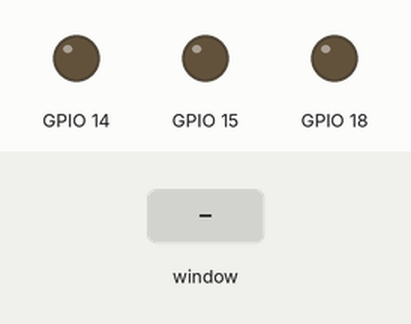
Recording of a program running on a simulated Raspberry Pi (BCM pin numbers). On the bench: output pins drawn as LEDs (lit = HIGH). Inputs (shaded band) come from the test bench. The desktop window is not drawn, its controls go by their first labels and the mouse button is held 0.15 s. At 5.8 s the program stops and its outputs stay as they are.

Above: at 1.2 s.
1.3 s: control labelled "red" in the window clicked
At 2.5 s:
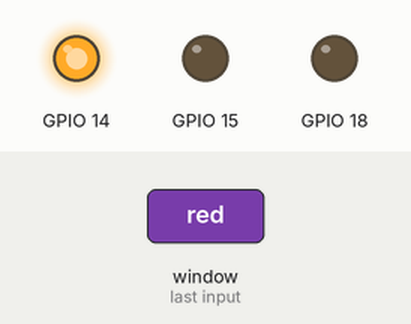
2.8 s: control labelled "green" in the window clicked
At 3.6 s:
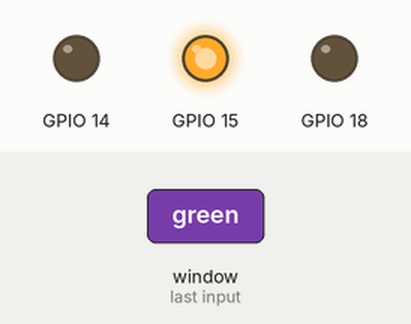
4.3 s: control labelled "blue" in the window clicked
At 4.8 s:
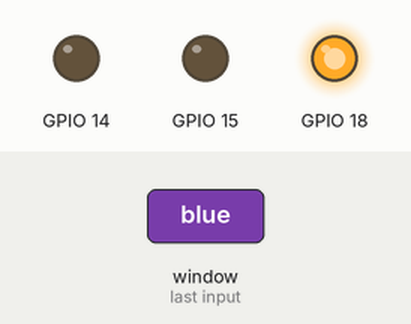
5.8 s: control labelled "Exit" in the window clicked
At 7.0 s:
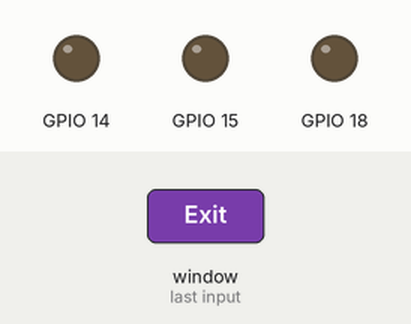
Timing chart, 0 to 7.3 s (numbered marks = the images above; inputs shaded):
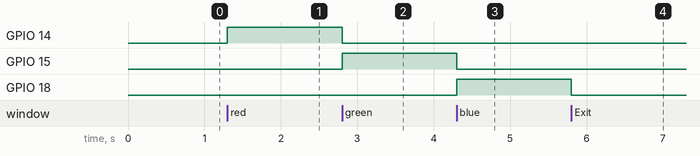

Measured:
- after the input at 1.3 s, GPIO 14: LOW → HIGH at once
- after the input at 2.8 s, GPIO 14: HIGH → LOW at once; GPIO 15: LOW → HIGH at once
- after the input at 4.3 s, GPIO 15: HIGH → LOW at once; GPIO 18: LOW → HIGH at once
- after the input at 5.8 s, GPIO 18: HIGH → LOW at once

The program:

5.2C.py
```python
import tkinter as tk
import RPi.GPIO as GPIO
import time

# set up the board
GPIO.setmode(GPIO.BCM)

# define the colours and their pins
colours = [('red',14),('green',15),('blue',18)]

# set up the pins
for i in range(len(colours)):
    GPIO.setup(colours[i][1], GPIO.OUT)

def LED():
    for i in range(len(colours)):
        if colours[i][1] == v.get():
            GPIO.output(colours[i][1], GPIO.HIGH)
        else:
            GPIO.output(colours[i][1], GPIO.LOW)

def led_exit():
    for i in range(len(colours)):
        GPIO.output(colours[i][1], GPIO.LOW)
    window.destroy()

## GUI Definitions ##
window = tk.Tk()
window.title("LED Toggle")

v = tk.IntVar()

frame_a = tk.Frame(master=window, height = 10)
frame_a.pack(fill = tk.BOTH, side = tk.TOP, expand = True)

label_a = tk.Label(text = 'select LED to turn on', fg='white', bg='SlateGray3', width=20, height=3)
label_a.pack(fill = tk.X, side = tk.TOP, expand = True, padx = 10, pady = 5)

for i in range(len(colours)):
    tk.Radiobutton(text=colours[i][0], padx = 20, pady = 3, variable = v, value = colours[i][1], command = LED).pack(anchor=tk.W)

exitbutton = tk.Button(text = 'Exit', width = 20, command = led_exit)
exitbutton.pack(fill = tk.X, side = tk.BOTTOM, padx = 10, pady = 5, expand = True)

window.mainloop()

GPIO.cleanup()
```
